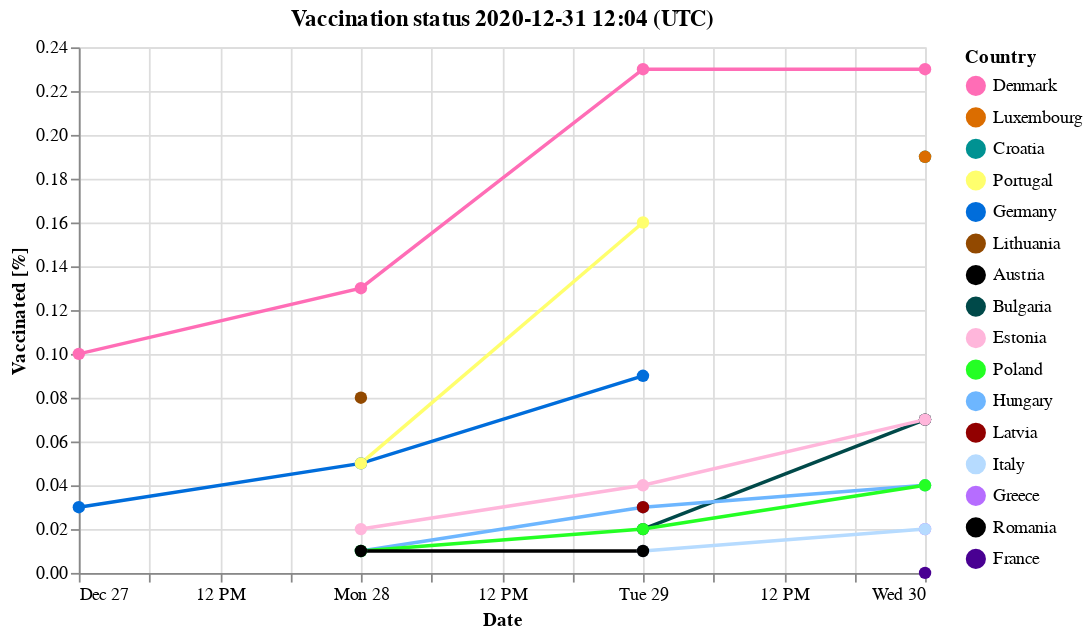

Notebook cell for this chart:
### Code cell
cmap = OrderedDict({k:country_vs_color[k] for k in [x for x in max_values.location if x in country_vs_color.keys()]})
print('European countries: ', ",".join(list(cmap.keys())))
chart = plot_chart(df, cmap)
display(chart)
#chart.save('out/european-countries.png')

### Figure 1 — Vega-Lite specification as saved in the notebook (floating-point values rounded to 4 significant figures)
{"config": {"view": {"continuousWidth": 400, "continuousHeight": 300}, "point": {"size": 50}}, "data": {"name": "data-4a2c4de52859ecdc4c94a077cb75faaa"}, "mark": {"type": "line", "point": true, "strokeWidth": 2}, "encoding": {"color": {"type": "nominal", "field": "location", "scale": {"domain": ["Denmark", "Luxembourg", "Croatia", "Portugal", "Germany", "Lithuania", "Austria", "Bulgaria", "Estonia", "Poland", "Hungary", "Latvia", "Italy", "Greece", "Romania", "France"], "range": ["#ff6db6", "#db6d00", "#009292", "#ffff6d", "#006ddb", "#924900", "#000000", "#004949", "#ffb6db", "#24ff24", "#6db6ff", "#920000", "#b6dbff", "#b66dff", "#000000", "#490092"]}, "title": "Country"}, "tooltip": [{"type": "nominal", "field": "location"}, {"type": "temporal", "field": "date"}, {"type": "quantitative", "field": "total_vaccinations_per_hundred"}], "x": {"type": "temporal", "field": "date", "title": "Date"}, "y": {"type": "quantitative", "field": "total_vaccinations_per_hundred", "title": "Vaccinated [%]"}}, "height": 300, "title": "Vaccination status 2020-12-31 12:04 (UTC)", "width": 483.0, "$schema": "https://vega.github.io/schema/vega-lite/v4.8.1.json", "datasets": {"data-4a2c4de52859ecdc4c94a077cb75faaa": [{"location": "Austria", "date": "2020-12-30", "total_vaccinations_per_hundred": 0.07}, {"location": "Bulgaria", "date": "2020-12-29", "total_vaccinations_per_hundred": 0.02}, {"location": "Bulgaria", "date": "2020-12-30", "total_vaccinations_per_hundred": 0.07}, {"location": "Croatia", "date": "2020-12-30", "total_vaccinations_per_hundred": 0.19}, {"location": "Denmark", "date": "2020-12-27", "total_vaccinations_per_hundred": 0.1}, {"location": "Denmark", "date": "2020-12-28", "total_vaccinations_per_hundred": 0.13}, {"location": "Denmark", "date": "2020-12-29", "total_vaccinations_per_hundred": 0.23}, {"location": "Denmark", "date": "2020-12-30", "total_vaccinations_per_hundred": 0.23}, {"location": "Estonia", "date": "2020-12-28", "total_vaccinations_per_hundred": 0.02}, {"location": "Estonia", "date": "2020-12-29", "total_vaccinations_per_hundred": 0.04}, {"location": "Estonia", "date": "2020-12-30", "total_vaccinations_per_hundred": 0.07}, {"location": "France", "date": "2020-12-30", "total_vaccinations_per_hundred": 0.0}, {"location": "Germany", "date": "2020-12-27", "total_vaccinations_per_hundred": 0.03}, {"location": "Germany", "date": "2020-12-28", "total_vaccinations_per_hundred": 0.05}, {"location": "Germany", "date": "2020-12-29", "total_vaccinations_per_hundred": 0.09}, {"location": "Greece", "date": "2020-12-30", "total_vaccinations_per_hundred": 0.02}, {"location": "Hungary", "date": "2020-12-28", "total_vaccinations_per_hundred": 0.01}, {"location": "Hungary", "date": "2020-12-29", "total_vaccinations_per_hundred": 0.03}, {"location": "Hungary", "date": "2020-12-30", "total_vaccinations_per_hundred": 0.04}, {"location": "Italy", "date": "2020-12-29", "total_vaccinations_per_hundred": 0.01}, {"location": "Italy", "date": "2020-12-30", "total_vaccinations_per_hundred": 0.02}, {"location": "Latvia", "date": "2020-12-29", "total_vaccinations_per_hundred": 0.03}, {"location": "Lithuania", "date": "2020-12-28", "total_vaccinations_per_hundred": 0.08}, {"location": "Luxembourg", "date": "2020-12-30", "total_vaccinations_per_hundred": 0.19}, {"location": "Poland", "date": "2020-12-28", "total_vaccinations_per_hundred": 0.01}, {"location": "Poland", "date": "2020-12-29", "total_vaccinations_per_hundred": 0.02}, {"location": "Poland", "date": "2020-12-30", "total_vaccinations_per_hundred": 0.04}, {"location": "Portugal", "date": "2020-12-28", "total_vaccinations_per_hundred": 0.05}, {"location": "Portugal", "date": "2020-12-29", "total_vaccinations_per_hundred": 0.16}, {"location": "Romania", "date": "2020-12-28", "total_vaccinations_per_hundred": 0.01}, {"location": "Romania", "date": "2020-12-29", "total_vaccinations_per_hundred": 0.01}]}}
